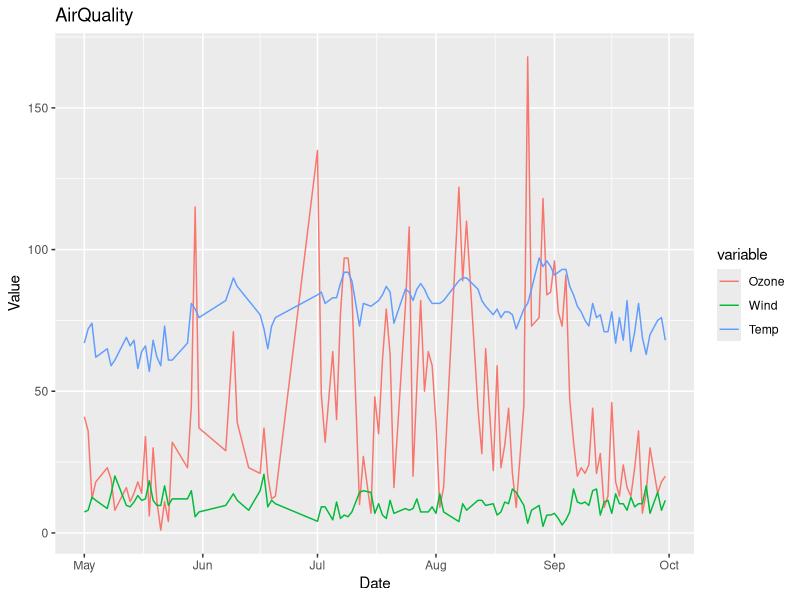
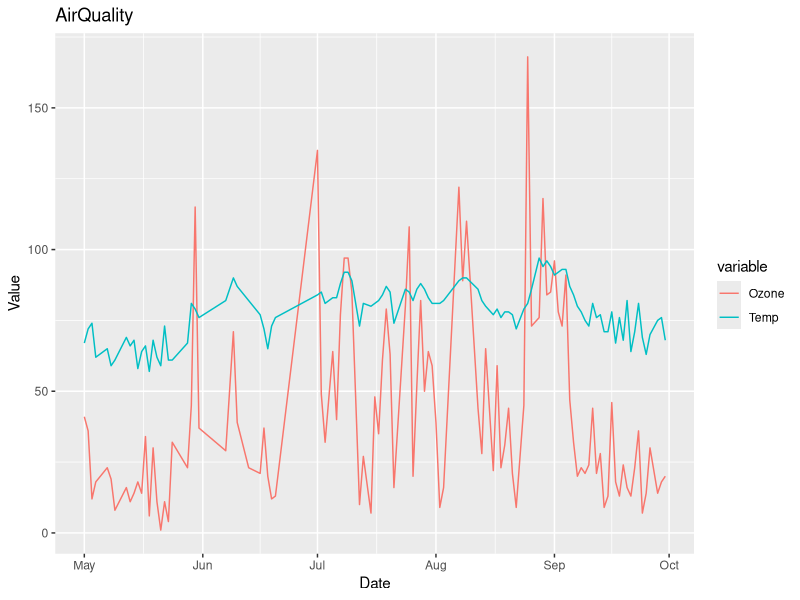
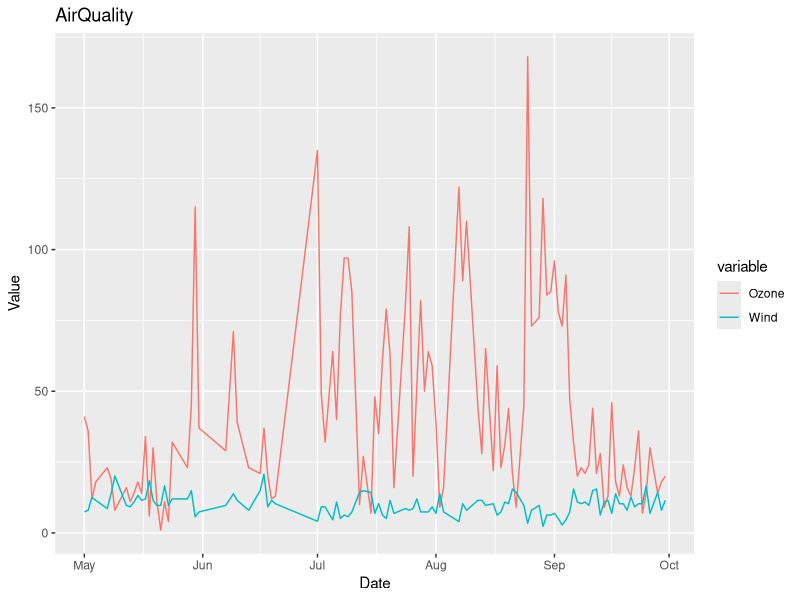

Source code (R) for these figures, in order:
library(maps)
library(ggplot2)
library(reshape)
data(airquality)
str(airquality)
head(data)

data=airquality
sum(is.na(data))
data=na.omit(data)

###get the time stamp
data$Time=as.character(paste("2014",data$Month, data$Day, sep="-"))
data$Date=as.Date(data$Time, "%Y-%m-%d")

###plot with ggplot2
head(data)


### The function
YidingPlot=function(Temp, Wind){
  if(Temp==TRUE & Wind==TRUE){
    dataplot=data[,-c(2,5,6,7)]
    dataplot=melt(dataplot, id.vars=c("Date"))
    p=ggplot(dataplot, aes(x=Date, y=value, colour=variable))+geom_line()
    p=p+scale_y_continuous(name="Value")+labs(title="AirQuality")
  }
  if(Temp==TRUE & Wind==FALSE){
    dataplot=data[,-c(2,3,5,6,7)]
    dataplot=melt(dataplot, id.vars=c("Date"))
    p=ggplot(dataplot, aes(x=Date, y=value, colour=variable))+geom_line()
    p=p+scale_y_continuous(name="Value")+labs(title="AirQuality")
    
  }
  if(Temp==FALSE & Wind==TRUE){
    dataplot=data[,-c(2,4,5,6,7)]
    dataplot=melt(dataplot, id.vars=c("Date"))
    p=ggplot(dataplot, aes(x=Date, y=value, colour=variable))+geom_line()
    p=p+scale_y_continuous(name="Value")+labs(title="AirQuality")
    
  }
  if(Temp==FALSE & Wind==FALSE){
    dataplot=data[,-c(2,3,4,5,6,7)]
    dataplot=melt(dataplot, id.vars=c("Date"))
    p=ggplot(dataplot, aes(x=Date, y=value, colour=variable))+geom_line()
    p=p+scale_y_continuous(name="Value")+labs(title="AirQuality")
    
  }
  return(p)
}

###test the function
YidingPlot(Wind=TRUE, Temp=TRUE)
YidingPlot(Wind=FALSE, Temp=TRUE)
YidingPlot(Wind=TRUE, Temp=FALSE)
